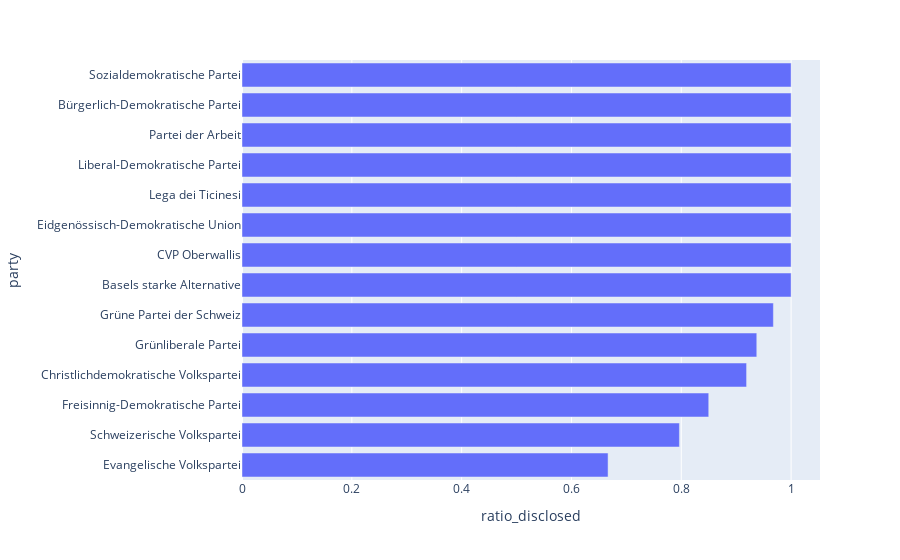

This figure's notebook cell:
### Code cell
fig = px.bar(shame_table, x="ratio_disclosed", y="party", hover_data=["members", "nondisclosing_members"], orientation='h')
fig.show()

### Figure 1 — Plotly figure (JSON) as saved in the notebook; plotly's stock layout.template omitted (floating-point values rounded to 4 significant figures)
{"data": [{"alignmentgroup": "True", "customdata": [[3, 1], [59, 12], [40, 6], [37, 3], [16, 1], [31, 1], [1, 0], [1, 0], [1, 0], [1, 0], [1, 0], [1, 0], [3, 0], [48, 0]], "hovertemplate": "ratio_disclosed=%{x}<br>party=%{y}<br>members=%{customdata[0]}<br>nondisclosing_members=%{customdata[1]}<extra></extra>", "legendgroup": "", "marker": {"color": "#636efa"}, "name": "", "offsetgroup": "", "orientation": "h", "showlegend": false, "textposition": "auto", "type": "bar", "x": [0.6667, 0.7966, 0.85, 0.9189, 0.9375, 0.9677, 1, 1, 1, 1, 1, 1, 1, 1], "xaxis": "x", "y": ["Evangelische Volkspartei", "Schweizerische Volkspartei", "Freisinnig-Demokratische Partei", "Christlichdemokratische Volkspartei", "Grünliberale Partei", "Grüne Partei der Schweiz", "Basels starke Alternative", "CVP Oberwallis", "Eidgenössisch-Demokratische Union", "Lega dei Ticinesi", "Liberal-Demokratische Partei", "Partei der Arbeit", "Bürgerlich-Demokratische Partei", "Sozialdemokratische Partei"], "yaxis": "y"}], "layout": {"barmode": "relative", "legend": {"tracegroupgap": 0}, "margin": {"t": 60}, "xaxis": {"anchor": "y", "domain": [0, 1], "title": {"text": "ratio_disclosed"}}, "yaxis": {"anchor": "x", "domain": [0, 1], "title": {"text": "party"}}}}
